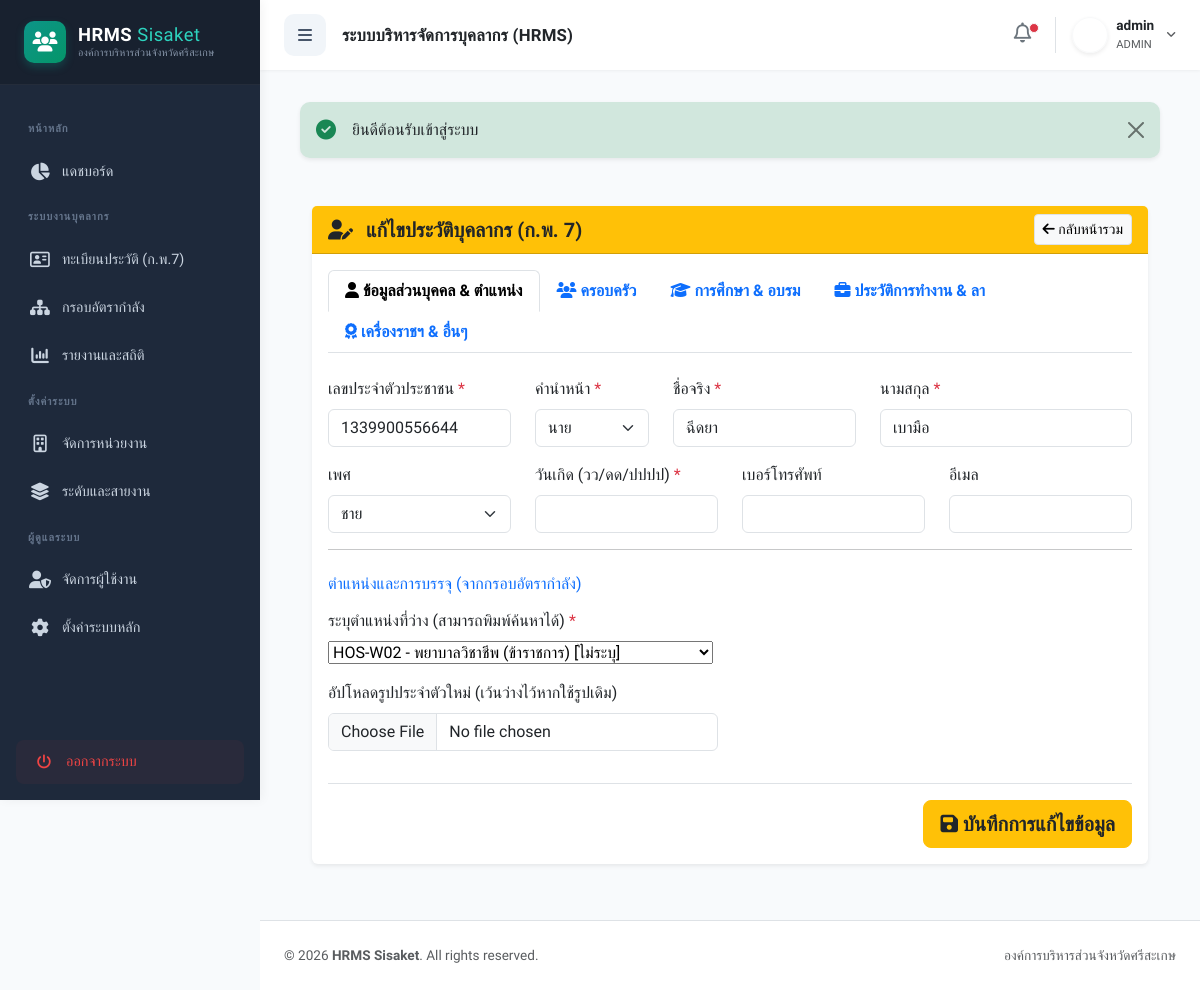
The app's page /index.php?action=edit&id=18 (signed in), older data.
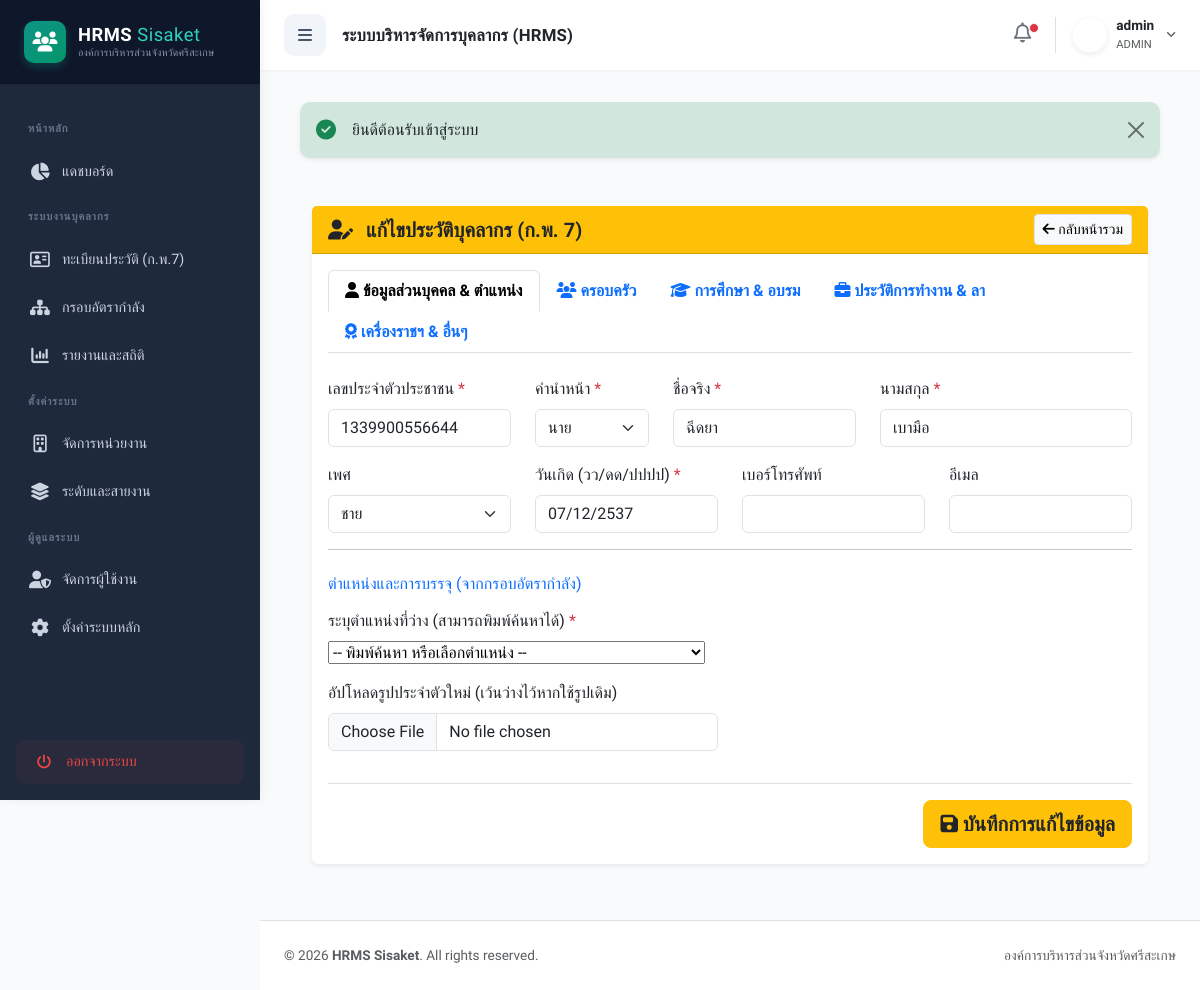
The same page, newer data.
### tables this page shows
CREATE TABLE `employees` (
  `id` int(11) NOT NULL,
  `emp_code` varchar(100) DEFAULT NULL,
  `national_id` varchar(13) NOT NULL,
  `prefix` varchar(20) NOT NULL,
  `gender` varchar(20) DEFAULT 'ชาย',
  `dob` varchar(50) DEFAULT NULL,
  `first_name` varchar(100) NOT NULL,
  `last_name` varchar(100) NOT NULL,
  `phone` varchar(20) DEFAULT NULL,
  `email` varchar(100) DEFAULT NULL,
  `status` varchar(50) DEFAULT 'ปฏิบัติงาน',
  `is_active` tinyint(1) NOT NULL DEFAULT 1,
  `avatar` varchar(255) DEFAULT NULL,
  `created_at` timestamp NOT NULL DEFAULT current_timestamp()
);

### models/Employee.php (called while the page is built, shortened)
<?php
class Employee {
    private $conn;
    private $table_name = "employees";
    public function __construct($db) {
        $this->conn = $db;
    }
    public function readOne($id) {
        $query = "SELECT * FROM " . $this->table_name . " WHERE id = :id LIMIT 1";
        $stmt = $this->conn->prepare($query);
        $stmt->bindParam(":id", $id);
        $stmt->execute();
        $emp = $stmt->fetch(PDO::FETCH_ASSOC);
        if($emp) {
            $emp['family'] = $this->getRelationData("emp_family", $id, true);
            $emp['education'] = $this->getRelationData("emp_education", $id);
            $emp['training'] = $this->getRelationData("emp_training", $id);
            $emp['work_history'] = $this->getRelationData("emp_work_history", $id, false, "start_date ASC");
            $emp['leave'] = $this->getRelationData("emp_leave", $id, false, "leave_year DESC");
            $emp['acting'] = $this->getRelationData("emp_acting", $id);
            $emp['evaluation'] = $this->getRelationData("emp_evaluation", $id, false, "eval_year DESC, eval_round DESC");
            $emp['decoration'] = $this->getRelationData("emp_decoration", $id, false, "received_year ASC");
            $emp['disciplinary'] = $this->getRelationData("emp_disciplinary", $id, false, "incident_date DESC");
            $emp['license'] = $this->getRelationData("emp_license", $id);
        }
        return $emp;
    }
    private function getRelationData($table, $emp_id, $singleRow = false, $orderBy = "") {
        try {
            $query = "SELECT * FROM {$table} WHERE employee_id = :emp_id";
            if (!empty($orderBy)) $query .= " ORDER BY " . $orderBy;
            $stmt = $this->conn->prepare($query);
            $stmt->bindParam(":emp_id", $emp_id);
            $stmt->execute();
            return $singleRow ? $stmt->fetch(PDO::FETCH_ASSOC) : $stmt->fetchAll(PDO::FETCH_ASSOC);
        } catch(PDOException $e) {
            return $singleRow ? [] : [];
        }
    }
}
?>

### models/Manpower.php (called while the page is built, shortened)
<?php
class Manpower {
    private $conn;
    private $table_name = "manpower";
    public function __construct($db) {
        $this->conn = $db;
    }
    public function readAvailablePositions($current_position = null) {
        $query = "SELECT position_number, position_name, employee_type FROM " . $this->table_name . " WHERE status = 'vacant'";
        if (!empty($current_position)) {
            $query .= " OR position_number = :current_pos";
        }
        $query .= " ORDER BY position_number ASC";
        $stmt = $this->conn->prepare($query);
        if (!empty($current_position)) {
            $stmt->bindParam(':current_pos', $current_position);
        }
        $stmt->execute();
        return $stmt;
    }
}
?>

### views/employee/edit.php (the view, shortened to what the changed rows need)
<?php require_once 'views/layout/header.php'; ?>
<?php
if (!function_exists('h')) {
    function h($string) { return htmlspecialchars((string)($string ?? ''), ENT_QUOTES, 'UTF-8'); }
}
?>
<link href="https://cdn.jsdelivr.net/npm/tom-select@2.2.2/dist/css/tom-select.bootstrap5.min.css" rel="stylesheet">
<div class="container-fluid py-4">
    <div class="row">
        <div class="col-12">
            <div class="card shadow-sm border-0">
                <div class="card-header bg-warning text-dark d-flex justify-content-between align-items-center">
                    <h5 class="mb-0 fw-bold"><i class="fas fa-user-edit me-2"></i> แก้ไขประวัติบุคลากร (ก.พ. 7)</h5>
                    <a href="index.php?action=employees" class="btn btn-sm btn-light border"><i class="fas fa-arrow-left"></i> กลับหน้ารวม</a>
                </div>
                <div class="card-body">
                    <form action="index.php?action=update" method="POST" enctype="multipart/form-data" id="kp7Form">
                        <ul class="nav nav-tabs mb-4" id="kp7Tabs" role="tablist">
                            <li class="nav-item" role="presentation">
                                <button class="nav-link active fw-bold" id="personal-tab" data-bs-toggle="tab" data-bs-target="#personal" type="button" role="tab"><i class="fas fa-user"></i> ข้อมูลส่วนบุคคล & ตำแหน่ง</button>
                            </li>
                            <li class="nav-item" role="presentation">
                                <button class="nav-link fw-bold" id="family-tab" data-bs-toggle="tab" data-bs-target="#family" type="button" role="tab"><i class="fas fa-users"></i> ครอบครัว</button>
                            </li>
                            <li class="nav-item" role="presentation">
                                <button class="nav-link fw-bold" id="edu-tab" data-bs-toggle="tab" data-bs-target="#edu" type="button" role="tab"><i class="fas fa-graduation-cap"></i> การศึกษา & อบรม</button>
                            </li>
                            <li class="nav-item" role="presentation">
                                <button class="nav-link fw-bold" id="work-tab" data-bs-toggle="tab" data-bs-target="#work" type="button" role="tab"><i class="fas fa-briefcase"></i> ประวัติการทำงาน & ลา</button>
                            </li>
                            <li class="nav-item" role="presentation">
                                <button class="nav-link fw-bold" id="other-tab" data-bs-toggle="tab" data-bs-target="#other" type="button" role="tab"><i class="fas fa-award"></i> เครื่องราชฯ & อื่นๆ</button>
                            </li>
                        </ul>
                        <div class="tab-content" id="kp7TabsContent">
                            <div class="tab-pane fade show active" id="personal" role="tabpanel">
                                <div class="row mb-3">
                                    <div class="col-md-3">
                                        <label class="form-label">เลขประจำตัวประชาชน <span class="text-danger">*</span></label>
                                        <input type="text" name="national_id" class="form-control" value="<?= h($empData['national_id']) ?>" required maxlength="13">
                                    </div>
                                    <div class="col-md-2">
                                        <label class="form-label">คำนำหน้า <span class="text-danger">*</span></label>
                                        <select name="prefix" class="form-select" required>
                                            <option value="นาย" <?= $empData['prefix']=='นาย'?'selected':'' ?>>นาย</option>
                                        </select>
                                    </div>
                                    <div class="col-md-3">
                                        <label class="form-label">ชื่อจริง <span class="text-danger">*</span></label>
                                        <input type="text" name="first_name" class="form-control" value="<?= h($empData['first_name']) ?>" required>
                                    </div>
                                    <div class="col-md-4">
                                        <label class="form-label">นามสกุล <span class="text-danger">*</span></label>
                                        <input type="text" name="last_name" class="form-control" value="<?= h($empData['last_name']) ?>" required>
                                    </div>
                                </div>
                                <div class="row mb-3">
                                    <div class="col-md-3">
                                        <label class="form-label">เพศ</label>
                                        <select name="gender" class="form-select">
                                            <option value="ชาย" <?= $empData['gender']=='ชาย'?'selected':'' ?>>ชาย</option>
                                        </select>
                                    </div>
                                    <div class="col-md-3">
                                        <label class="form-label">วันเกิด (วว/ดด/ปปปป) <span class="text-danger">*</span></label>
                                        <input type="text" name="dob" class="form-control" value="<?= h($empData['dob']) ?>" required>
                                    </div>
                                    <div class="col-md-3">
                                        <label class="form-label">เบอร์โทรศัพท์</label>
                                        <input type="text" name="phone" class="form-control" value="<?= h($empData['phone']) ?>" maxlength="10">
                                    </div>
                                    <div class="col-md-3">
                                        <label class="form-label">อีเมล</label>
                                        <input type="email" name="email" class="form-control" value="<?= h($empData['email']) ?>">
                                    </div>
                                </div>
                                <hr>
                                <h6 class="text-primary mt-4 mb-3">ตำแหน่งและการบรรจุ (จากกรอบอัตรากำลัง)</h6>
                                <div class="row mb-3">
                                    <div class="col-md-12">
                                        <label class="form-label">ระบุตำแหน่งที่ว่าง (สามารถพิมพ์ค้นหาได้) <span class="text-danger">*</span></label>
                                        <div class="input-group">
                                            <div style="flex: 1; min-width: 0;">
                                                <select name="emp_code" id="emp_code_select" required>
                                                    <option value="">-- พิมพ์ค้นหา หรือเลือกตำแหน่ง --</option>
                                                    <?php foreach($manpowers as $mp): ?>
                                                        <option value="<?= h($mp['position_number']) ?>" <?= ($empData['emp_code'] == $mp['position_number']) ? 'selected' : '' ?>>
                                                            <?= h($mp['position_number']) ?> - <?= h($mp['position_name']) ?> (<?= h($mp['employee_type'] ?? '') ?>) [<?= h($mp['department'] ?? 'ไม่ระบุ') ?>]
                                                        </option>
                                                    <?php endforeach; ?>
                                                </select>
                                            </div>
                                        </div>
                                    </div>
                                </div>
                                <div class="row mb-3">
                                    <div class="col-md-6">
                                        <label class="form-label">อัปโหลดรูปประจำตัวใหม่ (เว้นว่างไว้หากใช้รูปเดิม)</label>
                                        <div class="d-flex align-items-center gap-2 mb-2">
                                            <input type="file" name="avatar" class="form-control" accept="image/*">
                                        </div>
                                    </div>
                                </div>
                            </div>
                        </div>
                        <div class="text-end mt-4 pt-3 border-top">
                            <button type="submit" class="btn btn-warning btn-lg fw-bold text-dark"><i class="fas fa-save"></i> บันทึกการแก้ไขข้อมูล</button>
                        </div>
                    </form>
                </div>
            </div>
        </div>
    </div>
</div>
<?php require_once 'views/layout/footer.php'; ?>

Row changes from the older to the newer data that the page shows:
changed employees "นาย": dob (not shown) → "07/12/2537"; emp_code "HOS-W02 - พยาบาลวิชาชีพ (ข้าราชการ) [ไม่ระบุ]" → (not shown)
Text that changed along with them:
form field emp_code: (not shown) → "-- พิมพ์ค้นหา หรือเลือกตำแหน่ง --"
